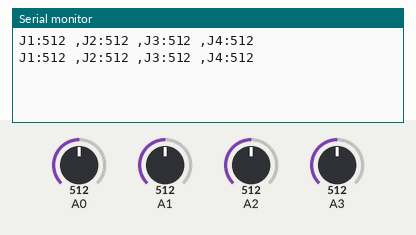
A sketch run on a simulated Arduino Uno, built with avr-gcc and run on an emulated ATmega328P. On the bench: the last lines printed to the serial monitor. The test bench sets the inputs (shaded band); at power-on: A0 = 512, A1 = 512, A2 = 512, A3 = 512.

Above: at 1.8 s.
1.9 s: A0 set to 716
At 2.8 s:
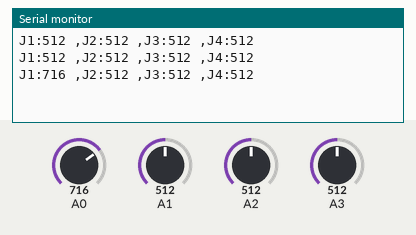
3.4 s: A1 set to 716
At 4.7 s:
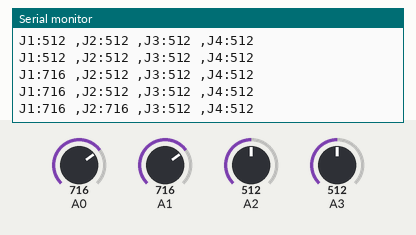
4.9 s: A2 set to 716
At 5.5 s:
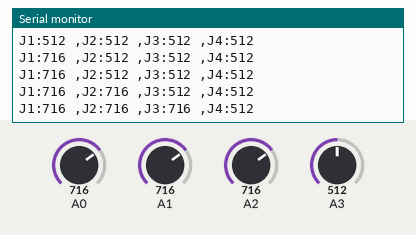
6.4 s: A3 set to 716
At 7.7 s:
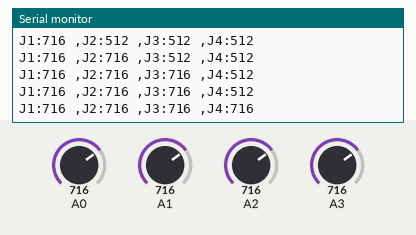
7.9 s: A0 set to 992
At 8.8 s:
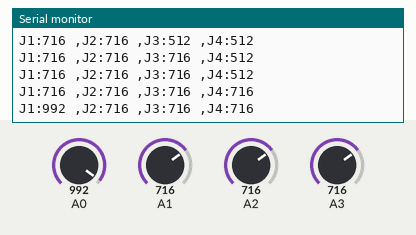
9.4 s: A1 set to 992
At 10.7 s:
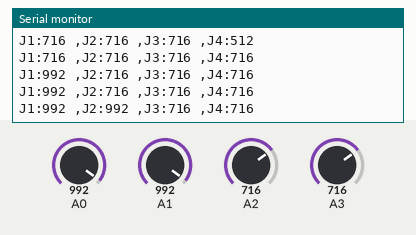
Timing chart, 0 to 11.9 s (numbered marks = the images above; inputs shaded):
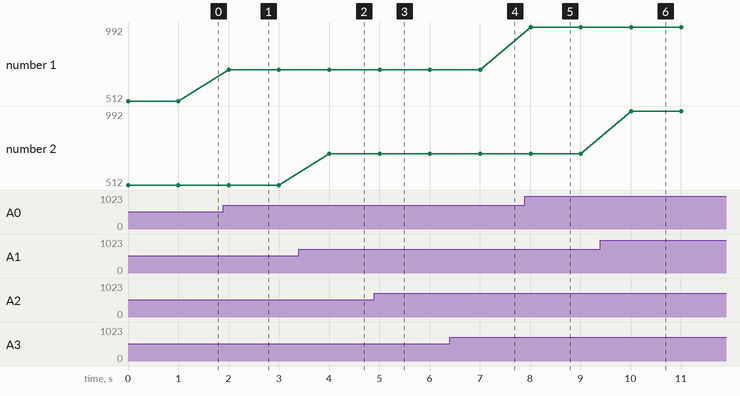

The sketch:

2-3.CDS4C.ino
```cpp
void setup() {
  Serial.begin(9600); // 시리얼 통신 시작
}

void loop() {
  int J1 = analogRead(A0); // J1 조도 값
  int J2 = analogRead(A1); // J2 조도 값
  int J3 = analogRead(A2); // J3 조도 값
  int J4 = analogRead(A3); // J4 조도 값

  //시리얼 모니터 J1~J4 조도 값 출력
  Serial.print("J1:");
  Serial.print(J1);
  Serial.print(" ,J2:");
  Serial.print(J2);
  Serial.print(" ,J3:");
  Serial.print(J3);
  Serial.print(" ,J4:");
  Serial.println(J4);
  delay(1000);
}
```

Measured:
- after the input at 1.9 s, the serial monitor: prints a new line after 0.10 s (image 1)
- after the input at 3.4 s, the serial monitor: prints a new line after 0.61 s (image 2)
- after the input at 4.9 s, the serial monitor: prints a new line after 0.11 s (image 3)
- after the input at 6.4 s, the serial monitor: prints a new line after 0.61 s (image 4)
- after the input at 7.9 s, the serial monitor: prints a new line after 0.11 s (image 5)
- after the input at 9.4 s, the serial monitor: prints a new line after 0.61 s (image 6)
- plotted number 1: 512 → 716 after the input at 1.9 s, 716 → 992 after the input at 7.9 s
